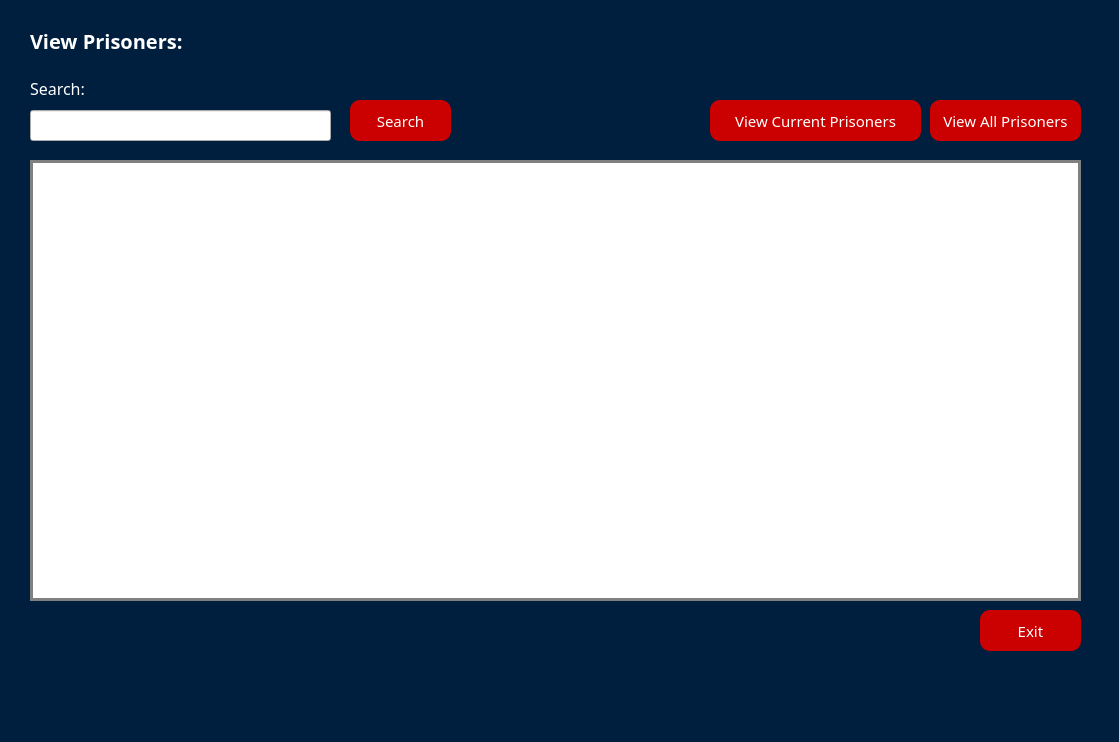
<?xml version="1.0" encoding="UTF-8"?>
<ui version="4.0">
 <class>ViewPrisoners</class>
 <widget class="QDialog" name="ViewPrisoners">
  <property name="geometry">
   <rect>
    <x>0</x>
    <y>0</y>
    <width>1119</width>
    <height>742</height>
   </rect>
  </property>
  <property name="windowTitle">
   <string>Dialog</string>
  </property>
  <property name="styleSheet">
   <string notr="true">*{
	font-family: century gothic;

}

#ViewPrisoners{
	background-color:#001F3F;
}

QTableWidget {
    background-color: white;
    border: 3px solid gray;
    gridline-color: gray;
    font-size: 14px;
color:black;
}

QHeaderView{
	font: 700, 16pt;
}

#view_all_prisoners_btn,#view_cur_prisoners_btn,#search_btn,#exit_btn{
	background-color : #cb0000 ;
	border-radius : 10px;
	color:white;
	padding:10px;
	font-size: 15px;
}

#view_all_prisoners_btn:hover,#view_cur_prisoners_btn:hover,#search_btn:hover,#exit_btn:hover{
	background-color: #850101;
}

#label{
	font-size:20px;
	font-weight:bold;
	color:white;
}

#searchLabel{
	font-size:16px;
	color:white;
}</string>
  </property>
  <widget class="QPushButton" name="exit_btn">
   <property name="geometry">
    <rect>
     <x>980</x>
     <y>610</y>
     <width>101</width>
     <height>41</height>
    </rect>
   </property>
   <property name="text">
    <string>Exit</string>
   </property>
  </widget>
  <widget class="QLineEdit" name="searchLineEdit">
   <property name="geometry">
    <rect>
     <x>30</x>
     <y>110</y>
     <width>301</width>
     <height>31</height>
    </rect>
   </property>
   <property name="text">
    <string/>
   </property>
  </widget>
  <widget class="QTableWidget" name="prisonersTableWidget">
   <property name="geometry">
    <rect>
     <x>30</x>
     <y>160</y>
     <width>1051</width>
     <height>441</height>
    </rect>
   </property>
  </widget>
  <widget class="QPushButton" name="view_cur_prisoners_btn">
   <property name="geometry">
    <rect>
     <x>710</x>
     <y>100</y>
     <width>211</width>
     <height>41</height>
    </rect>
   </property>
   <property name="text">
    <string>View Current Prisoners</string>
   </property>
  </widget>
  <widget class="QPushButton" name="view_all_prisoners_btn">
   <property name="geometry">
    <rect>
     <x>930</x>
     <y>100</y>
     <width>151</width>
     <height>41</height>
    </rect>
   </property>
   <property name="text">
    <string>View All Prisoners</string>
   </property>
  </widget>
  <widget class="QPushButton" name="search_btn">
   <property name="geometry">
    <rect>
     <x>350</x>
     <y>100</y>
     <width>101</width>
     <height>41</height>
    </rect>
   </property>
   <property name="text">
    <string>Search</string>
   </property>
  </widget>
  <widget class="QLabel" name="label">
   <property name="geometry">
    <rect>
     <x>30</x>
     <y>20</y>
     <width>161</width>
     <height>41</height>
    </rect>
   </property>
   <property name="text">
    <string>View Prisoners:</string>
   </property>
  </widget>
  <widget class="QLabel" name="searchLabel">
   <property name="geometry">
    <rect>
     <x>30</x>
     <y>80</y>
     <width>91</width>
     <height>16</height>
    </rect>
   </property>
   <property name="text">
    <string>Search:</string>
   </property>
  </widget>
 </widget>
 <resources/>
 <connections/>
</ui>
